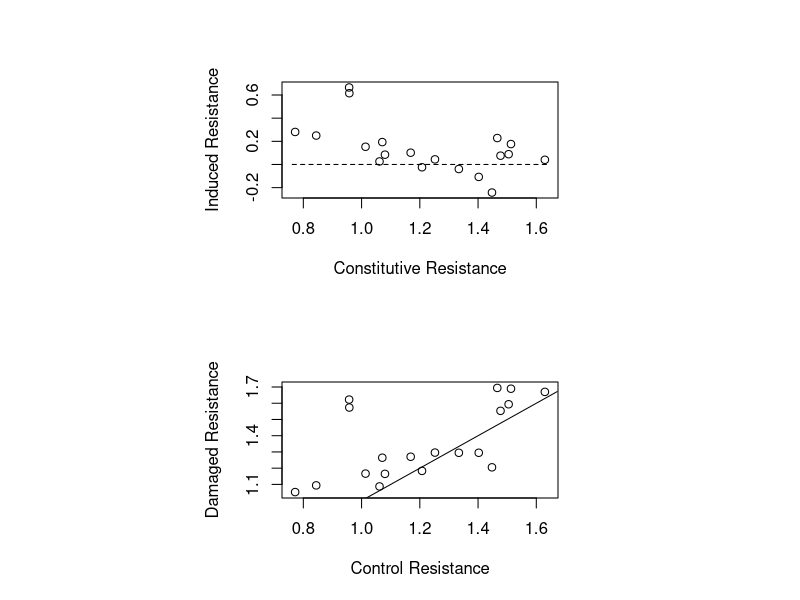
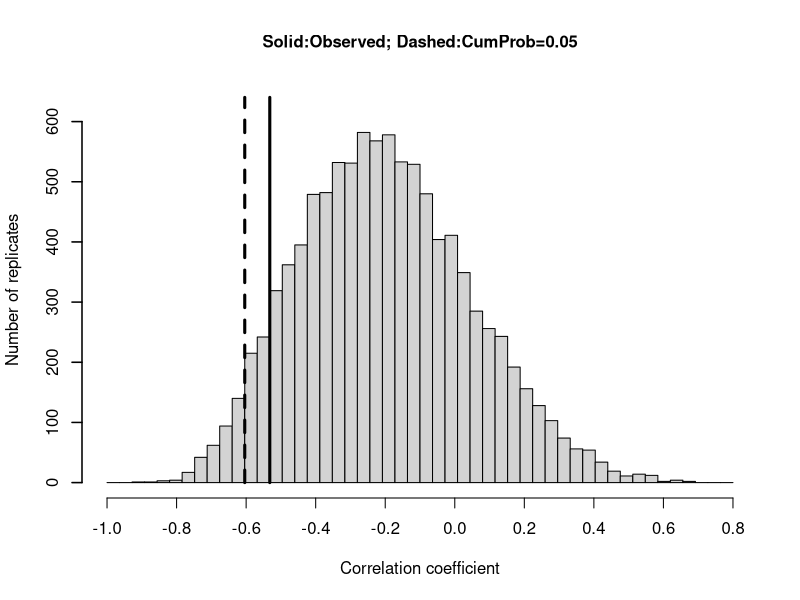
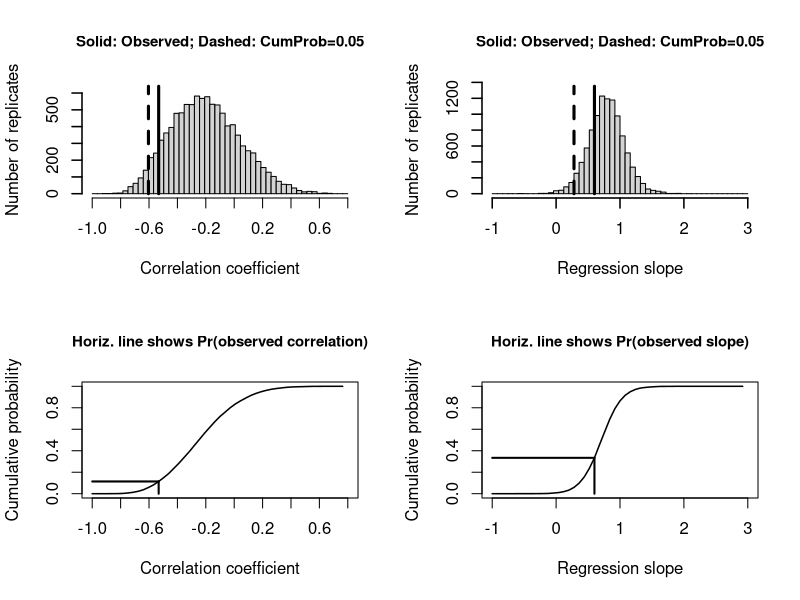
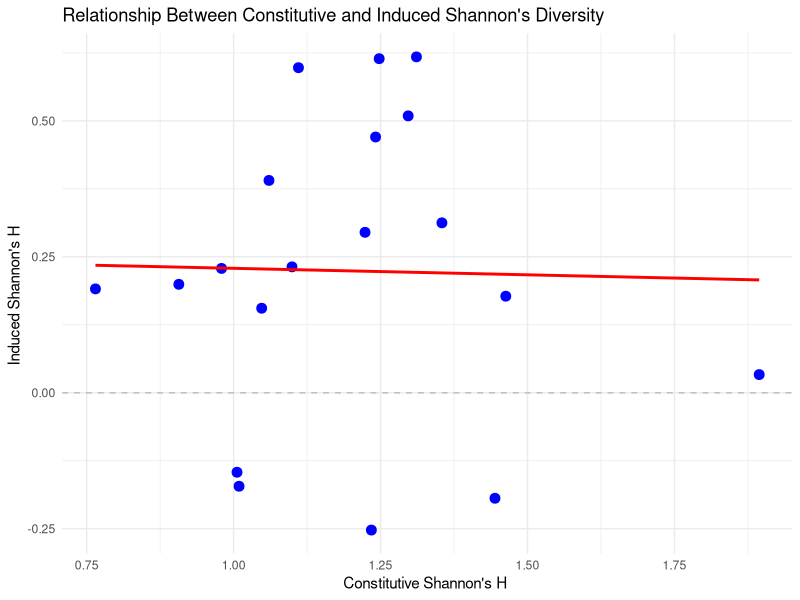

R code for these plots, in order:
# Randomization test for non-random association between measures of constitutive and induced resistance

# Uses two measures of association:
# 1) correlation between induced resistance (damaged minus control family means) and constitutive 
#    resistance (control family mean)
# 2) slope of a regression of damaged vs. control family means

# See Morris, W.F., et al. Oikos (2006) 112: 102-110.

###########################  DATA FILE REQUIREMENTS  ###################################
# 														                                                         #
# The data file must be a csv (comma-separated values) file with 4 columns,		         #
# all of which must contain numeric data:								                               #
# 1) family, genotype, or species index, going from 1 to the number of groups;	       #
#		numbers should not be skipped								                                       #
# 2) treatment: 1 = control 2 = damaged treatment						                           #
# 3) replicate plant number										                                         #
# 4) measure of resistance (assumed to be a non-negative number)				               #
#														                                                           #	
# Column headings in datafile must be "fam", "trt", "rep", "res" (without the quotes)  #
#														                                                           #
########################################################################################

# libararies
library(tidyverse)

# prep script for above format ----

# > total gsl ----
GSL_totals <-  read.csv("./data/mf_means.csv") %>%
  select(fam = "Population", trt = "treatment",  rep = "mf", res = "logGSL") %>%
  # filter out pop with no replication - note: write up rationale in methods
  filter(!fam %in% c("MtSH", "YO10")) %>% 
  mutate(fam = as.numeric(as.integer(as.factor(fam)))) %>%
  # make C = 1 , CW = 2 
  mutate(trt = case_when(
    trt == "C" ~ 1,
    trt == "CW" ~ 2,
  )) %>%
  # make each unique mf its own number chronologically
  group_by(fam) %>%
  mutate(rep_numeric = as.integer(factor(rep))) %>%
  ungroup() %>%
  mutate(rep = as.numeric(rep_numeric)) %>%
  select(-rep_numeric) 
str(GSL_totals)
  
# > total aliphatic ----
aliphatic_totals <-  read.csv("./data/mf_means.csv") %>%
  select(fam = "Population", trt = "treatment",  rep = "mf", res = "logaliphatics") %>%
  # filter out pop with no replication
  filter(!fam %in% c("MtSH", "YO10")) %>% 
  mutate(fam = as.numeric(as.integer(as.factor(fam)))) %>%
  # make C = 1 , CW = 2 
  mutate(trt = case_when(
    trt == "C" ~ 1,
    trt == "CW" ~ 2,
  )) %>%
  # make each unique mf its own number chronologically
  group_by(fam) %>%
  mutate(rep_numeric = as.integer(factor(rep))) %>%
  ungroup() %>%
  mutate(rep = as.numeric(rep_numeric)) %>%
  select(-rep_numeric) 

str(aliphatic_totals)

# > total indole ----
indole_totals <-  read.csv("./data/mf_means.csv") %>%
  select(fam = "Population", trt = "treatment",  rep = "mf", res = "logindoles") %>%
  # filter out pop with no replication
  filter(!fam %in% c("MtSH", "YO10")) %>% 
  mutate(fam = as.numeric(as.integer(as.factor(fam)))) %>%
  # make C = 1 , CW = 2 
  mutate(trt = case_when(
    trt == "C" ~ 1,
    trt == "CW" ~ 2,
  )) %>%
  # make each unique mf its own number chronologically
  group_by(fam) %>%
  mutate(rep_numeric = as.integer(factor(rep))) %>%
  ungroup() %>%
  mutate(rep = as.numeric(rep_numeric)) %>%
  select(-rep_numeric) %>%
  filter_all(all_vars(is.finite(.)))


str(indole_totals)


# > total flavonoid ----
flavonoid_totals <-  read.csv("./data/mf_means.csv") %>%
  select(fam = "Population", trt = "treatment",  rep = "mf", res = "logflavonoids") %>%
  # filter out pop with no replication
  filter(!fam %in% c("MtSH", "YO10")) %>% 
  mutate(fam = as.numeric(as.integer(as.factor(fam)))) %>%
  # make C = 1 , CW = 2 
  mutate(trt = case_when(
    trt == "C" ~ 1,
    trt == "CW" ~ 2,
  )) %>%
  # make each unique mf its own number chronologically
  group_by(fam) %>%
  mutate(rep_numeric = as.integer(factor(rep))) %>%
  ungroup() %>%
  mutate(rep = as.numeric(rep_numeric)) %>%
  select(-rep_numeric) %>%
  filter_all(all_vars(is.finite(.)))


str(flavonoid_totals)


# > shannon diversity ----
shannon_means <-  read.csv("./data/mf_means.csv") %>%
  select(fam = "Population", trt = "treatment",  rep = "mf", res = "shannon_diversity") %>%
  # filter out pop with no replication
  filter(!fam %in% c("MtSH", "YO10")) %>% 
  mutate(fam = as.numeric(as.integer(as.factor(fam)))) %>%
  # make C = 1 , CW = 2 
  mutate(trt = case_when(
    trt == "C" ~ 1,
    trt == "CW" ~ 2,
  )) %>%
  # make each unique mf its own number chronologically
  group_by(fam) %>%
  mutate(rep_numeric = as.integer(factor(rep))) %>%
  ungroup() %>%
  mutate(rep = as.numeric(rep_numeric)) %>%
  select(-rep_numeric) %>%
  filter_all(all_vars(is.finite(.)))


str(shannon_means)

# This script has a toggle (see "gonormal" below) for two options in cases
# in which negative resistances are likely to arise in the randomization
# procedure.

# Written by W.F. Morris
# Last revised: 6 Dec 2009

#rm(list=ls(all=TRUE)) # clear memory
#graphics.off() # close open figures

# *************************** USER DEFINED PARAMETERS *******************************

# number of bootstrap replicates to perform
maxreps=10000  

# number of families, genotypes, or species in the data set
numfams= 19     

# good sanity check - make sure this number is right - how many unique 

# Chose one of the following options for what to do if, for a family, Imean, the randomly 
# generated mean of induced resistance, is negative and less in absolute value than Cmin, 
# the lowest randomly generated constitutive resistance (which would frequently lead to 
# negative resistances in the randomization):
#   gonormal = 1 -> generate normally distributed induced resistances but
#       discard values less than -Cmin
#   gonormal = 0 -> try generating new family mean constitutive and induced
#       resistances until Imean > -Cmin; this will be slower.
gonormal=1 
#know this formally - run it one way, run it the other way what are the differences?

# ***********************************************************************************

# set some parameters ----
q=numfams-1
tcrit=qt(0.975,numfams)           # critical value of t statistic with numfams degrees of freedom
chi2critlo=qchisq(.975,numfams-1) # critical lower value of chi-square statistic with numfams-1 degrees of freedom     
chi2critup=qchisq(.025,numfams-1) # critical upper value of chi-square statistic with numfams-1 degrees of freedom   

data = shannon_means
attach(data)  # column headings in datafile must be fam, trt, rep, res

Nc=Nd=Cest=Dest=Cc=Cd=matrix(0,numfams,1) # making matrices for each variable (see below for what they are)

# Calculate population-level means and coeffs of variation of each treatment
for (f in 1:numfams) {
  # loop through each population,   
    I=which(fam==f & trt==1) 	# find control plants for fam f
    Nc[f]=length(I)           # Nc = number of reps in each population in the control trt
    x=res[I]
    Cest[f]=mean(x)           # Cest = population mean resistances in control plants
    Cc[f]=sd(x)/Cest[f]      	# Cc =  population coefficient of variation in control plants 

    I=which(fam==f & trt==2) 	# repeat for damage trt.
    Nd[f]=length(I)           # Nd = number of reps in each population in the damage trt
    x=res[I]
    Dest[f]=mean(x)           # Dest = population mean resistance in damaged plants
    Cd[f]=sd(x)/Dest[f]       # Cd = population coefficient of variation in damaged plants
    
} 
#if loop breaks, can ask R what F it got it
# can also set f = 1

# Calculate other parameters
Iest=Dest-Cest      # difference measure of induced resistance
CVs=(Nc*Cc+Nd*Cd)/(Nc+Nd)     # weighted mean CV across trts., by pop
CV=mean(CVs)                  # mean weighted CV across pops 
sigma2=log(1+CV^2)                  
sigma=sigma2^.5               # SD of exponent in lognormal resistance 

# Plot the data to make sure it looks correct

split.screen( matrix(c(.25,.75,.5,1,.25,.75,0,.5),2,4,byrow=TRUE) )

screen(1)
xx=seq(0,2,.01)
plot( Cest,Iest,type="p",
	xlab="Constitutive Resistance",
	ylab="Induced Resistance",
	xlim=c(min(Cest)-.01,max(Cest)+.01),
	ylim=c(min(Iest)-.01,max(Iest)+.01)
)
lines(c(min(Cest)-.01,max(Cest)+.01),c(0,0),lty="dashed")

screen(2)
xx=seq(min(min(Dest),min(Cest)),max(max(Dest),max(Cest)),.1)
plot(Cest,Dest,type="p",
	xlab="Control Resistance",
	ylab="Damaged Resistance",
	xlim=c(min(Cest)-.01,max(Cest)+.01),
	ylim=c(min(Dest)-.01,max(Dest)+.01)
)
lines(xx,xx)

# identify the outliers, take them out, and run the script - run in separate script - are these individuals driving things?
# what would look weird? does this seem right?

# compute confidence interval for species mean and among-pop variance in constitutive resistance
Cmeanhat=mean(Cest)   
Cvarhat=var(Cest)
SE.Cmean=(Cvarhat/numfams)^.5
CI.Cmean=c(Cmeanhat-tcrit*SE.Cmean, Cmeanhat+tcrit*SE.Cmean)
CI.Cvar=c(Cvarhat*q/chi2critlo, Cvarhat*q/chi2critup)

# compute confidence interval for species mean and among-pop variance in induced resistance
Imeanhat=mean(Iest) # uses Iest, which is the difference from Damaged - Control         
Ivarhat=var(Iest)
SE.Imean=(Ivarhat/numfams)^.5
CI.Imean=c(Imeanhat-tcrit*SE.Imean, Imeanhat+tcrit*SE.Imean)
CI.Ivar=c(Ivarhat*q/chi2critlo, Ivarhat*q/chi2critup)

# observed tradeoff measures
corrobs=cor(Iest,Cest)          # correlation measure of trade-off
bobs=cov(Dest,Cest)/var(Cest)   # slope measure of trade-off

print("Observed correlation between induced (damage minus control)and constitutive (control) resistance",quote=FALSE)
corrobs
print("Observed slope of regression of damaged vs. control fam means",quote=FALSE)
bobs

correst=best=matrix(0,1,maxreps)

# generate pseudodata with no correlation between C and I  using Monte Carlo sims

rep=0

while(rep<maxreps) {
	
	done=0
    
    # generate grand pop mean and var for C and I using their confidence intervals 
    
    Cmean=Inf  
    while( Cmean<CI.Cmean[1]||Cmean>CI.Cmean[2] ) {
        Cmean=Cmeanhat+SE.Cmean*rnorm(1)
    }
	
	Cvar=Inf  
    while( Cvar<CI.Cvar[1]||Cvar>CI.Cvar[2] ) {
     	Cvar=Cvarhat*rchisq(1,df=q)/q
    }
    
    Imean=Inf  
    while( Imean<CI.Imean[1]||Imean>CI.Imean[2] ) {
     	Imean=Imeanhat+SE.Imean*rnorm(1)
    }

 	Ivar=Inf  
 	while( Ivar<CI.Ivar[1]||Ivar>CI.Ivar[2] ) {
     		Ivar=Ivarhat*rchisq(1,df=q)/q
    }        
 	Isd=Ivar^.5
           
 	# generate (lognormal) resistance measures for each pop in control and damage treatments
 	sig2=log(1+Cvar/Cmean^2)
 	C=exp( rnorm(numfams,log(Cmean)-0.5*sig2,sig2^.5) ) # generate lognormal C's                 
 	Cmin=min(C)
 	if(Imean>-Cmin) {  # abs(Imean)>Cmin, so mean of the following lognormal is positive
		done=1
      	rep=rep+1
      	sig2=log(1+Ivar/(Imean+Cmin)^2)
      	I=exp( rnorm(numfams,log(Imean+Cmin)-0.5*sig2,sig2^.5) ) - Cmin  # generate I's as shifted lognormal, with Imin=-Cmin  
 	} else {
		if(gonormal) {  # Imean<=-Cmin, so mean of preceding lognormal would be neg; instead draw normal I's and discard if < -Cmin
        		done=1
        		rep=rep+1
        		nf=0
        		while(nf<numfams) {
            		Itemp=rnorm(1,Imean,Isd)
            		if(Itemp>-Cmin) {
                			nf=nf+1
                			I[nf]=Itemp
            		}
			}
		}
 	}
 	# NOTE: The preceding "else" statement will cause the mean and
 	# variance of I to differ from Imean and Ivar
        
    if(done) {

		D=C+I
		Cest=Dest=matrix(0,numfams,1)
		for(f in 1:numfams) { # generate lognormal resistance measures for each plant, and take means 
            	Cest[f]=mean( exp( rnorm( Nc[f],log(C[f])-.5*sigma2,sigma ) ) ) # use of sigma2 and sigma assumes fixed CV across families and trts.
            	Dest[f]=mean( exp( rnorm( Nd[f],log(D[f])-.5*sigma2,sigma ) ) ) 
        	}
        	Iest=Dest-Cest
        	correst[rep]=cor(Iest,Cest)
		best[rep]=cov(Dest,Cest)/var(Cest) # slope of regression of Dest on Cest

	} 
} # while(rep<maxreps)

corrlow=quantile(correst,.05)
slopelow=quantile(best,.05)

print("Lower 5th percentile of the bootstrap distribution of the correlation coefficient",quote=FALSE)
corrlow
print("Lower 5th percentile of the bootstrap distribution of the regression slope",quote=FALSE)
slopelow

# for plotting, set lower limit at largest value divisible by .2 below estimates
ccmin=round(min(correst),1)
if(ccmin>min(correst)) ccmin=ccmin-.1
if( !( ccmin %% .2 < 1e-10) ) ccmin=ccmin-.1 
# for plotting, set upper limit at smallest value divisible by .2 above estimates
ccmax=round(max(correst),1)
if(ccmax<max(correst)) ccmax=ccmax+.1
if( !(ccmax %% .2 < 1e-10) ) ccmax=ccmax+.1 
dcc=(ccmax-ccmin)/50
edgecc=seq(ccmin,ccmax,dcc)
cctks=seq(ccmin,ccmax,.2)

yy=hist(correst,breaks=edgecc,plot=FALSE)
yc=yy$counts
lowcc=min(which(yc>0))
highcc=max(which(yc>0))
yccmax=1.1*max(yc)
Fcc=cumsum(yc)/maxreps
cci=min(which(Fcc>=0.05))    # index of critical correlation coeff.
cco=min(which(edgecc>=as.numeric(corrobs)))   # index of observed correlation coeff.
pccobs=Fcc[cco]
print("Approximate probability of observed or smaller correlation",quote=FALSE)
pccobs

bmin=floor(min(best))
bmax=ceiling(max(best))
db=(bmax-bmin)/50
edgeb=seq(bmin,bmax,db)
btks=seq(bmin,bmax,1)

yy=hist(best,breaks=edgeb,plot=FALSE)
lowb=min(which(yy$counts>0))
highb=max(which(yy$counts>0))
ybmax=1.1*max(yy$counts)
Fb=cumsum(yy$counts)/maxreps
bi=min(which(Fb>=0.05))    # index of critical regression slope
bo=min(which(edgeb>=as.numeric(bobs)))   # index of observed regression slope
pbobs=Fb[bo]
print("Approximate probability of observed or smaller regression slope",quote=FALSE)
pbobs


# Plot the bootstrap distribution of the correlation coefficient;
# plot the lower 5th percentile as a vertical dashed line
# plot the observed value as a vertical solid line

windows()

hist(correst,breaks=edgecc,ylab="Number of replicates",xlab="Correlation coefficient",
	main="Solid:Observed; Dashed:CumProb=0.05",
	xlim=c(ccmin,ccmax),ylim=c(0,yccmax),lwd=1.5,ps=16,cex.main=1,xaxt = "n")
axis(1,cctks)
lines(edgecc[cci]*c(1,1),c(0,yccmax),lwd=3,lty="dashed")
lines(edgecc[cco]*c(1,1),c(0,yccmax),lwd=3)


# Plot the bootstrap distributions of the correlation coefficient and regression slope,
# as well as the cumulative distributions of the two measures;
# plot the lower 5th percentile as a vertical dashed line;
# plot the observed value as a vertical solid line

windows()

split.screen(c(2,2))

screen(1)
hist(correst,breaks=edgecc,ylab="Number of replicates",xlab="Correlation coefficient",
	main="Solid: Observed; Dashed: CumProb=0.05",
	xlim=c(ccmin,ccmax),ylim=c(0,yccmax),lwd=1.5,ps=16,cex.main=.9,xaxt = "n")
axis(1,cctks)
lines(edgecc[cci]*c(1,1),c(0,yccmax),lwd=3,lty="dashed")
lines(edgecc[cco]*c(1,1),c(0,yccmax),lwd=3)
   
screen(2)
hist(best,breaks=edgeb,ylab="Number of replicates",xlab="Regression slope",
	main="Solid: Observed; Dashed: CumProb=0.05",
	xlim=c(bmin,bmax),ylim=c(0,ybmax),lwd=1.5,ps=16,cex.main=.9,
	xaxp=c(bmin,bmax,bmax-bmin)	)
lines(edgeb[bi]*c(1,1),c(0,ybmax),lwd=3,lty="dashed")
lines(edgeb[bo]*c(1,1),c(0,ybmax),lwd=3)

screen(3)
plot(edgecc[-length(edgecc)],Fcc,type="l",ylab="Cumulative probability",xlab="Correlation coefficient",
	main="Horiz. line shows Pr(observed correlation)",
	xlim=c(ccmin,ccmax),ylim=c(0,1),lwd=1.5,ps=16,cex.main=.9,xaxt = "n")
axis(1,cctks)
lines(edgecc[cco]*c(1,1),c(0,Fcc[cco]),lwd=2)
lines(c(ccmin,edgecc[cco]),Fcc[cco]*c(1,1),lwd=2)

screen(4)
plot(edgeb[-length(edgeb)],Fb,type="l",ylab="Cumulative probability",xlab="Regression slope",
	main="Horiz. line shows Pr(observed slope)",
	xlim=c(bmin,bmax),ylim=c(0,1),lwd=1.5,ps=16,cex.main=.9,xaxt = "n")
axis(1,btks)
lines(edgeb[bo]*c(1,1),c(0,Fb[bo]),lwd=2)
lines(c(bmin,edgeb[bo]),Fb[bo]*c(1,1),lwd=2)

# plot relationship
plot_data <- data.frame(
  ConstitutiveResistance = Cest,
  InducedResistance = Iest
)

ggplot(plot_data, aes(x = ConstitutiveResistance, y = InducedResistance)) +
  geom_point(color = "blue", size = 3) +                 # Scatter plot of points
  geom_hline(yintercept = 0, linetype = "dashed", color = "grey") +  # Dashed horizontal line at y = 0
  geom_smooth(method = "lm", color = "red", se = FALSE) + # Linear regression line
  labs(
    title = "Relationship Between Constitutive and Induced Shannon's Diversity",
    x = "Constitutive Shannon's H ",
    y = "Induced Shannon's H "
  ) +
  theme_minimal()    
